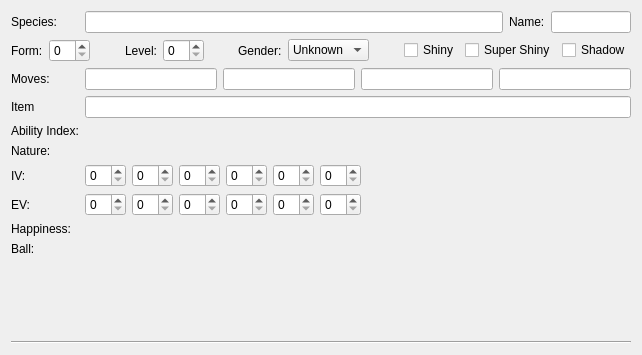
<?xml version="1.0" encoding="UTF-8"?>
<ui version="4.0">
 <class>TrainerPokemon</class>
 <widget class="QWidget" name="TrainerPokemon">
  <property name="geometry">
   <rect>
    <x>0</x>
    <y>0</y>
    <width>642</width>
    <height>355</height>
   </rect>
  </property>
  <property name="windowTitle">
   <string>Form</string>
  </property>
  <layout class="QGridLayout" name="gridLayout_2">
   <item row="2" column="0">
    <widget class="Line" name="line">
     <property name="orientation">
      <enum>Qt::Horizontal</enum>
     </property>
    </widget>
   </item>
   <item row="0" column="0">
    <layout class="QGridLayout" name="gridLayout">
     <item row="6" column="0">
      <widget class="QLabel" name="label_8">
       <property name="text">
        <string>Ability Index:</string>
       </property>
      </widget>
     </item>
     <item row="10" column="0">
      <widget class="QLabel" name="label_12">
       <property name="text">
        <string>EV:</string>
       </property>
      </widget>
     </item>
     <item row="4" column="1" colspan="7">
      <layout class="QHBoxLayout" name="horizontalLayout_3">
       <item>
        <widget class="QLineEdit" name="line_move_1"/>
       </item>
       <item>
        <widget class="QLineEdit" name="line_move_2"/>
       </item>
       <item>
        <widget class="QLineEdit" name="line_move_3"/>
       </item>
       <item>
        <widget class="QLineEdit" name="line_move_4"/>
       </item>
      </layout>
     </item>
     <item row="10" column="1" colspan="7">
      <layout class="QHBoxLayout" name="horizontalLayout_2">
       <item>
        <widget class="QSpinBox" name="spinBox_7"/>
       </item>
       <item>
        <widget class="QSpinBox" name="spinBox_8"/>
       </item>
       <item>
        <widget class="QSpinBox" name="spinBox_9"/>
       </item>
       <item>
        <widget class="QSpinBox" name="spinBox_10"/>
       </item>
       <item>
        <widget class="QSpinBox" name="spinBox_11"/>
       </item>
       <item>
        <widget class="QSpinBox" name="spinBox_12"/>
       </item>
       <item>
        <spacer name="horizontalSpacer_2">
         <property name="orientation">
          <enum>Qt::Horizontal</enum>
         </property>
         <property name="sizeHint" stdset="0">
          <size>
           <width>40</width>
           <height>20</height>
          </size>
         </property>
        </spacer>
       </item>
      </layout>
     </item>
     <item row="5" column="0">
      <widget class="QLabel" name="label_9">
       <property name="text">
        <string>Item</string>
       </property>
      </widget>
     </item>
     <item row="9" column="0">
      <widget class="QLabel" name="label_11">
       <property name="text">
        <string>IV:</string>
       </property>
      </widget>
     </item>
     <item row="11" column="0">
      <widget class="QLabel" name="label_13">
       <property name="text">
        <string>Happiness:</string>
       </property>
      </widget>
     </item>
     <item row="0" column="3" colspan="5">
      <widget class="QLineEdit" name="line_name"/>
     </item>
     <item row="0" column="0">
      <widget class="QLabel" name="label_4">
       <property name="text">
        <string>Species:</string>
       </property>
      </widget>
     </item>
     <item row="0" column="2">
      <widget class="QLabel" name="label">
       <property name="text">
        <string>Name:</string>
       </property>
      </widget>
     </item>
     <item row="12" column="0">
      <widget class="QLabel" name="label_14">
       <property name="text">
        <string>Ball:</string>
       </property>
      </widget>
     </item>
     <item row="8" column="0">
      <widget class="QLabel" name="label_10">
       <property name="text">
        <string>Nature:</string>
       </property>
      </widget>
     </item>
     <item row="2" column="0" colspan="8">
      <layout class="QHBoxLayout" name="horizontalLayout_4">
       <item>
        <widget class="QLabel" name="label_2">
         <property name="text">
          <string>Form:</string>
         </property>
        </widget>
       </item>
       <item>
        <widget class="QSpinBox" name="spin_form_2"/>
       </item>
       <item>
        <spacer name="horizontalSpacer_3">
         <property name="orientation">
          <enum>Qt::Horizontal</enum>
         </property>
         <property name="sizeHint" stdset="0">
          <size>
           <width>40</width>
           <height>20</height>
          </size>
         </property>
        </spacer>
       </item>
       <item>
        <widget class="QLabel" name="label_5">
         <property name="text">
          <string>Level:</string>
         </property>
        </widget>
       </item>
       <item>
        <widget class="QSpinBox" name="spin_level"/>
       </item>
       <item>
        <spacer name="horizontalSpacer_4">
         <property name="orientation">
          <enum>Qt::Horizontal</enum>
         </property>
         <property name="sizeHint" stdset="0">
          <size>
           <width>40</width>
           <height>20</height>
          </size>
         </property>
        </spacer>
       </item>
       <item>
        <widget class="QLabel" name="label_3">
         <property name="text">
          <string>Gender:</string>
         </property>
        </widget>
       </item>
       <item>
        <widget class="QComboBox" name="combo_gender">
         <property name="currentIndex">
          <number>2</number>
         </property>
         <item>
          <property name="text">
           <string>Male</string>
          </property>
         </item>
         <item>
          <property name="text">
           <string>Female</string>
          </property>
         </item>
         <item>
          <property name="text">
           <string>Unknown</string>
          </property>
         </item>
        </widget>
       </item>
       <item>
        <spacer name="horizontalSpacer_5">
         <property name="orientation">
          <enum>Qt::Horizontal</enum>
         </property>
         <property name="sizeHint" stdset="0">
          <size>
           <width>40</width>
           <height>20</height>
          </size>
         </property>
        </spacer>
       </item>
       <item>
        <widget class="QCheckBox" name="check_shiny">
         <property name="text">
          <string>Shiny</string>
         </property>
        </widget>
       </item>
       <item>
        <widget class="QCheckBox" name="check_super_shiny">
         <property name="text">
          <string>Super Shiny</string>
         </property>
        </widget>
       </item>
       <item>
        <widget class="QCheckBox" name="check_shadow">
         <property name="text">
          <string>Shadow</string>
         </property>
        </widget>
       </item>
      </layout>
     </item>
     <item row="4" column="0">
      <widget class="QLabel" name="label_7">
       <property name="text">
        <string>Moves:</string>
       </property>
      </widget>
     </item>
     <item row="0" column="1">
      <widget class="QLineEdit" name="line_species"/>
     </item>
     <item row="9" column="1" colspan="7">
      <layout class="QHBoxLayout" name="horizontalLayout">
       <item>
        <widget class="QSpinBox" name="spinBox"/>
       </item>
       <item>
        <widget class="QSpinBox" name="spinBox_3"/>
       </item>
       <item>
        <widget class="QSpinBox" name="spinBox_5"/>
       </item>
       <item>
        <widget class="QSpinBox" name="spinBox_6"/>
       </item>
       <item>
        <widget class="QSpinBox" name="spinBox_4"/>
       </item>
       <item>
        <widget class="QSpinBox" name="spinBox_2"/>
       </item>
       <item>
        <spacer name="horizontalSpacer">
         <property name="orientation">
          <enum>Qt::Horizontal</enum>
         </property>
         <property name="sizeHint" stdset="0">
          <size>
           <width>40</width>
           <height>20</height>
          </size>
         </property>
        </spacer>
       </item>
      </layout>
     </item>
     <item row="5" column="1" colspan="7">
      <widget class="QLineEdit" name="line_item"/>
     </item>
    </layout>
   </item>
   <item row="1" column="0">
    <spacer name="verticalSpacer">
     <property name="orientation">
      <enum>Qt::Vertical</enum>
     </property>
     <property name="sizeHint" stdset="0">
      <size>
       <width>20</width>
       <height>40</height>
      </size>
     </property>
    </spacer>
   </item>
  </layout>
 </widget>
 <resources/>
 <connections/>
</ui>
